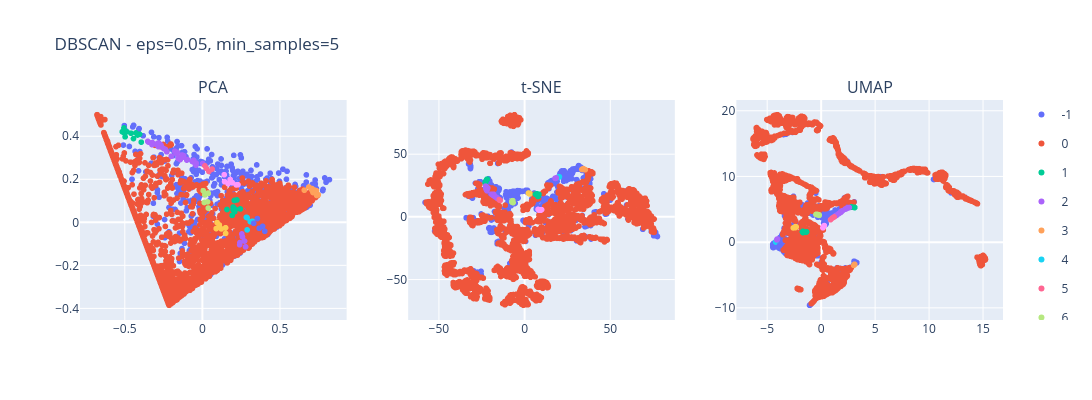

Here is the notebook cell this chart was saved with:
### Code cell
configs = [(0.05, 5), (0.1, 5), (0.15, 10), (0.2, 15)]

for eps, min_samples in configs:
    pipeline_dbscan = Pipeline(
        [
            ("features", FunctionTransformer(custom_features)),
            (
                "scaling",
                ColumnTransformer(
                    transformers=[("minmax", MinMax(), ["Length", "Recency", "Frequency", "Monetary", "Periodicity"])]
                ),
            ),
            ("dbscan", DBSCAN(eps=eps, min_samples=min_samples)),
        ]
    )

    dbscan_labels = pipeline_dbscan.fit_predict(df_retail)

    fig_dbscan = plot_dim_reductions(
        pca_proj,
        tsne_proj,
        umap_proj,
        name=f"DBSCAN - eps={eps}, min_samples={min_samples}",
        colors=dbscan_labels,
    )

    fig_dbscan.show()

### Figure 1 — Plotly figure (JSON) as saved in the notebook; plotly's stock layout.template omitted (floating-point values rounded to 4 significant figures; data arrays with more than 128 entries replaced by an {"elided": "..."} marker saying what was removed)
{"data": [{"hovertemplate": "color=-1<br>x=%{x}<br>y=%{y}<extra></extra>", "legendgroup": "-1", "marker": {"color": "#636efa", "symbol": "circle"}, "mode": "markers", "name": "-1", "showlegend": true, "type": "scattergl", "x": {"elided": "501 float values"}, "xaxis": "x", "y": {"elided": "501 float values"}, "yaxis": "y"}, {"hovertemplate": "color=0<br>x=%{x}<br>y=%{y}<extra></extra>", "legendgroup": "0", "marker": {"color": "#EF553B", "symbol": "circle"}, "mode": "markers", "name": "0", "showlegend": true, "type": "scattergl", "x": {"elided": "3703 float values"}, "xaxis": "x", "y": {"elided": "3703 float values"}, "yaxis": "y"}, {"hovertemplate": "color=1<br>x=%{x}<br>y=%{y}<extra></extra>", "legendgroup": "1", "marker": {"color": "#00cc96", "symbol": "circle"}, "mode": "markers", "name": "1", "showlegend": true, "type": "scattergl", "x": [-0.5091, -0.4598, -0.4279, -0.5052, -0.498, -0.4173, -0.5059, -0.5164, -0.4045, -0.487, -0.3939, -0.4438], "xaxis": "x", "y": [0.4184, 0.4139, 0.4153, 0.4388, 0.3971, 0.4058, 0.4233, 0.4209, 0.4094, 0.421, 0.3725, 0.389], "yaxis": "y"}, {"hovertemplate": "color=2<br>x=%{x}<br>y=%{y}<extra></extra>", "legendgroup": "2", "marker": {"color": "#ab63fa", "symbol": "circle"}, "mode": "markers", "name": "2", "showlegend": true, "type": "scattergl", "x": [-0.2856, -0.1303, -0.2006, -0.283, -0.1426, -0.3519, -0.1693, -0.06132, -0.2668, -0.2487, -0.1197, -0.1002, -0.0626, -0.2794, -0.04085, -0.28, -0.2295, -0.05559, -0.3246, -0.0456, -0.04003, -0.1561, -0.1601, -0.09571, 0.002267, -0.1494, -0.2625, -0.347, -0.301, -0.3225, -0.1778, -0.2379, -0.1276], "xaxis": "x", "y": [0.3681, 0.3128, 0.3067, 0.3516, 0.2914, 0.3763, 0.3199, 0.2822, 0.3599, 0.3422, 0.3093, 0.2892, 0.2846, 0.3606, 0.2656, 0.3682, 0.328, 0.2881, 0.3611, 0.2723, 0.2752, 0.2967, 0.3247, 0.2916, 0.273, 0.3007, 0.3508, 0.3727, 0.3634, 0.3706, 0.3305, 0.3386, 0.3022], "yaxis": "y"}, {"hovertemplate": "color=3<br>x=%{x}<br>y=%{y}<extra></extra>", "legendgroup": "3", "marker": {"color": "#FFA15A", "symbol": "circle"}, "mode": "markers", "name": "3", "showlegend": true, "type": "scattergl", "x": [0.7072, 0.7048, 0.7357, 0.6575, 0.7476, 0.7238, 0.7136, 0.6872, 0.7377, 0.7343], "xaxis": "x", "y": [0.1569, 0.1521, 0.1468, 0.1492, 0.128, 0.1499, 0.1385, 0.1641, 0.1247, 0.1317], "yaxis": "y"}, {"hovertemplate": "color=4<br>x=%{x}<br>y=%{y}<extra></extra>", "legendgroup": "4", "marker": {"color": "#19d3f3", "symbol": "circle"}, "mode": "markers", "name": "4", "showlegend": true, "type": "scattergl", "x": [0.3092, 0.284, 0.2885, 0.323, 0.289], "xaxis": "x", "y": [0.003115, 0.02303, 0.02172, 0.004593, -0.03534], "yaxis": "y"}, {"hovertemplate": "color=5<br>x=%{x}<br>y=%{y}<extra></extra>", "legendgroup": "5", "marker": {"color": "#FF6692", "symbol": "circle"}, "mode": "markers", "name": "5", "showlegend": true, "type": "scattergl", "x": [0.02536, 0.06292, 0.04244, 0.01687], "xaxis": "x", "y": [0.2516, 0.2474, 0.2363, 0.2622], "yaxis": "y"}, {"hovertemplate": "color=6<br>x=%{x}<br>y=%{y}<extra></extra>", "legendgroup": "6", "marker": {"color": "#B6E880", "symbol": "circle"}, "mode": "markers", "name": "6", "showlegend": true, "type": "scattergl", "x": [0.03827, 0.02016, 0.006051, 0.01264, 0.03723, 0.01606, 0.03796, 0.034], "xaxis": "x", "y": [0.1341, 0.1331, 0.1468, 0.0921, 0.1361, 0.1274, 0.06625, 0.09496], "yaxis": "y"}, {"hovertemplate": "color=8<br>x=%{x}<br>y=%{y}<extra></extra>", "legendgroup": "8", "marker": {"color": "#FF97FF", "symbol": "circle"}, "mode": "markers", "name": "8", "showlegend": true, "type": "scattergl", "x": [0.1412, 0.1795, 0.1434, 0.23, 0.1795, 0.1661, 0.1929, 0.2192], "xaxis": "x", "y": [0.2211, 0.1987, 0.189, 0.1743, 0.1987, 0.1795, 0.1844, 0.1738], "yaxis": "y"}, {"hovertemplate": "color=7<br>x=%{x}<br>y=%{y}<extra></extra>", "legendgroup": "7", "marker": {"color": "#FECB52", "symbol": "circle"}, "mode": "markers", "name": "7", "showlegend": true, "type": "scattergl", "x": [0.15, 0.1225, 0.1502, 0.0894, 0.11, 0.09528], "xaxis": "x", "y": [-0.02521, -0.03052, -0.05145, -0.02921, -0.01245, -0.001354], "yaxis": "y"}, {"hovertemplate": "color=11<br>x=%{x}<br>y=%{y}<extra></extra>", "legendgroup": "11", "marker": {"color": "#636efa", "symbol": "circle"}, "mode": "markers", "name": "11", "showlegend": true, "type": "scattergl", "x": [0.3312, 0.355, 0.3888, 0.4027, 0.3669], "xaxis": "x", "y": [-0.004597, 0.01732, -0.01875, -0.04157, -0.02778], "yaxis": "y"}, {"hovertemplate": "color=12<br>x=%{x}<br>y=%{y}<extra></extra>", "legendgroup": "12", "marker": {"color": "#EF553B", "symbol": "circle"}, "mode": "markers", "name": "12", "showlegend": true, "type": "scattergl", "x": [0.343, 0.3234, 0.3284, 0.3474], "xaxis": "x", "y": [0.1714, 0.1828, 0.1765, 0.1719], "yaxis": "y"}, {"hovertemplate": "color=9<br>x=%{x}<br>y=%{y}<extra></extra>", "legendgroup": "9", "marker": {"color": "#00cc96", "symbol": "circle"}, "mode": "markers", "name": "9", "showlegend": true, "type": "scattergl", "x": [0.1981, 0.1926, 0.223, 0.2091, 0.2449, 0.1985, 0.1588, 0.2136, 0.2063], "xaxis": "x", "y": [0.05894, 0.03236, 0.104, 0.04928, 0.06212, 0.07103, 0.0595, 0.06049, 0.1014], "yaxis": "y"}, {"hovertemplate": "color=10<br>x=%{x}<br>y=%{y}<extra></extra>", "legendgroup": "10", "marker": {"color": "#ab63fa", "symbol": "circle"}, "mode": "markers", "name": "10", "showlegend": true, "type": "scattergl", "x": [0.2407, 0.2547, 0.2721, 0.2789, 0.2591, 0.2427], "xaxis": "x", "y": [-0.1043, -0.05398, -0.08718, -0.1141, -0.06775, -0.09406], "yaxis": "y"}, {"hovertemplate": "color=-1<br>x=%{x}<br>y=%{y}<extra></extra>", "legendgroup": "-1", "marker": {"color": "#636efa", "symbol": "circle"}, "mode": "markers", "name": "-1", "showlegend": false, "type": "scattergl", "x": {"elided": "501 float values"}, "xaxis": "x2", "y": {"elided": "501 float values"}, "yaxis": "y2"}, {"hovertemplate": "color=0<br>x=%{x}<br>y=%{y}<extra></extra>", "legendgroup": "0", "marker": {"color": "#EF553B", "symbol": "circle"}, "mode": "markers", "name": "0", "showlegend": false, "type": "scattergl", "x": {"elided": "3703 float values"}, "xaxis": "x2", "y": {"elided": "3703 float values"}, "yaxis": "y2"}, {"hovertemplate": "color=1<br>x=%{x}<br>y=%{y}<extra></extra>", "legendgroup": "1", "marker": {"color": "#00cc96", "symbol": "circle"}, "mode": "markers", "name": "1", "showlegend": false, "type": "scattergl", "x": [-21.61, -22.15, -22.41, -21.84, -21.83, -22.52, -21.84, -21.82, -22.56, -21.86, -22.92, -22.45], "xaxis": "x2", "y": [30.11, 29.2, 28.47, 29.97, 29.92, 28.17, 29.96, 30.05, 27.92, 29.77, 27.19, 28.69], "yaxis": "y2"}, {"hovertemplate": "color=2<br>x=%{x}<br>y=%{y}<extra></extra>", "legendgroup": "2", "marker": {"color": "#ab63fa", "symbol": "circle"}, "mode": "markers", "name": "2", "showlegend": false, "type": "scattergl", "x": [-22.45, -17.79, -19.19, -22.34, -18.05, -22.59, -18.6, -16.12, -22.21, -22.09, -17.53, -17.01, -16.17, -21.34, -15.69, -22.29, -21.83, -16.03, -21.99, -15.75, -15.73, -18.19, -18.48, -16.85, -15.07, -17.93, -21.76, -22.57, -22.4, -22.27, -18.76, -21.93, -17.71], "xaxis": "x2", "y": [22.53, 16.94, 18.08, 22.34, 16.96, 24.52, 17.58, 15.25, 22.08, 21.49, 16.63, 16.12, 15.28, 23.03, 14.74, 22.5, 20.84, 15.21, 23.78, 14.92, 14.78, 17.52, 17.38, 15.94, 14.1, 18.04, 22.2, 24.32, 22.99, 23.7, 17.86, 21.21, 16.79], "yaxis": "y2"}, {"hovertemplate": "color=3<br>x=%{x}<br>y=%{y}<extra></extra>", "legendgroup": "3", "marker": {"color": "#FFA15A", "symbol": "circle"}, "mode": "markers", "name": "3", "showlegend": false, "type": "scattergl", "x": [34.14, 34.5, 34.95, 33.58, 35.56, 34.72, 34.68, 34.18, 34.36, 34.54], "xaxis": "x2", "y": [38.16, 37.89, 38.02, 37.84, 37.66, 38.06, 37.92, 37.85, 38.51, 38.34], "yaxis": "y2"}, {"hovertemplate": "color=4<br>x=%{x}<br>y=%{y}<extra></extra>", "legendgroup": "4", "marker": {"color": "#19d3f3", "symbol": "circle"}, "mode": "markers", "name": "4", "showlegend": false, "type": "scattergl", "x": [20.26, 20.31, 20.46, 20.35, 19.45], "xaxis": "x2", "y": [31.79, 31.94, 31.91, 31.8, 31.41], "yaxis": "y2"}, {"hovertemplate": "color=5<br>x=%{x}<br>y=%{y}<extra></extra>", "legendgroup": "5", "marker": {"color": "#FF6692", "symbol": "circle"}, "mode": "markers", "name": "5", "showlegend": false, "type": "scattergl", "x": [-14.55, -14.09, -14.32, -14.67], "xaxis": "x2", "y": [13.54, 13.21, 13.21, 13.75], "yaxis": "y2"}, {"hovertemplate": "color=6<br>x=%{x}<br>y=%{y}<extra></extra>", "legendgroup": "6", "marker": {"color": "#B6E880", "symbol": "circle"}, "mode": "markers", "name": "6", "showlegend": false, "type": "scattergl", "x": [-6.734, -7.018, -7.202, -7.234, -6.812, -7.229, -6.573, -6.749], "xaxis": "x2", "y": [12.94, 12.66, 12.83, 11.71, 12.86, 12.4, 11.34, 11.99], "yaxis": "y2"}, {"hovertemplate": "color=8<br>x=%{x}<br>y=%{y}<extra></extra>", "legendgroup": "8", "marker": {"color": "#FF97FF", "symbol": "circle"}, "mode": "markers", "name": "8", "showlegend": false, "type": "scattergl", "x": [8.001, 8.729, 8.239, 10.05, 8.726, 8.606, 9.063, 9.624], "xaxis": "x2", "y": [5.957, 5.639, 5.73, 5.74, 5.665, 5.28, 5.408, 5.367], "yaxis": "y2"}, {"hovertemplate": "color=7<br>x=%{x}<br>y=%{y}<extra></extra>", "legendgroup": "7", "marker": {"color": "#FECB52", "symbol": "circle"}, "mode": "markers", "name": "7", "showlegend": false, "type": "scattergl", "x": [3.204, 2.895, 3.21, 2.474, 2.721, 2.424], "xaxis": "x2", "y": [18.27, 18.45, 18.8, 18.88, 18.62, 19.02], "yaxis": "y2"}, {"hovertemplate": "color=11<br>x=%{x}<br>y=%{y}<extra></extra>", "legendgroup": "11", "marker": {"color": "#636efa", "symbol": "circle"}, "mode": "markers", "name": "11", "showlegend": false, "type": "scattergl", "x": [23.42, 23.81, 24.68, 24.88, 24.02], "xaxis": "x2", "y": [29.05, 29.78, 29.7, 29.66, 29.39], "yaxis": "y2"}, {"hovertemplate": "color=12<br>x=%{x}<br>y=%{y}<extra></extra>", "legendgroup": "12", "marker": {"color": "#EF553B", "symbol": "circle"}, "mode": "markers", "name": "12", "showlegend": false, "type": "scattergl", "x": [14.4, 14.12, 14.26, 14.65], "xaxis": "x2", "y": [10.06, 9.944, 10.1, 10.58], "yaxis": "y2"}, {"hovertemplate": "color=9<br>x=%{x}<br>y=%{y}<extra></extra>", "legendgroup": "9", "marker": {"color": "#00cc96", "symbol": "circle"}, "mode": "markers", "name": "9", "showlegend": false, "type": "scattergl", "x": [7.569, 7.366, 8.122, 7.786, 8.512, 7.639, 6.469, 7.914, 7.9], "xaxis": "x2", "y": [17.94, 18.47, 16.36, 17.92, 17.99, 17.7, 18.04, 17.75, 16.28], "yaxis": "y2"}, {"hovertemplate": "color=10<br>x=%{x}<br>y=%{y}<extra></extra>", "legendgroup": "10", "marker": {"color": "#ab63fa", "symbol": "circle"}, "mode": "markers", "name": "10", "showlegend": false, "type": "scattergl", "x": [17.96, 18.64, 18.4, 18.2, 18.21, 18.05], "xaxis": "x2", "y": [30.76, 31.04, 31.0, 30.97, 30.68, 30.78], "yaxis": "y2"}, {"hovertemplate": "color=-1<br>x=%{x}<br>y=%{y}<extra></extra>", "legendgroup": "-1", "marker": {"color": "#636efa", "symbol": "circle"}, "mode": "markers", "name": "-1", "showlegend": false, "type": "scattergl", "x": {"elided": "501 float values"}, "xaxis": "x3", "y": {"elided": "501 float values"}, "yaxis": "y3"}, {"hovertemplate": "color=0<br>x=%{x}<br>y=%{y}<extra></extra>", "legendgroup": "0", "marker": {"color": "#EF553B", "symbol": "circle"}, "mode": "markers", "name": "0", "showlegend": false, "type": "scattergl", "x": {"elided": "3703 float values"}, "xaxis": "x3", "y": {"elided": "3703 float values"}, "yaxis": "y3"}, {"hovertemplate": "color=1<br>x=%{x}<br>y=%{y}<extra></extra>", "legendgroup": "1", "marker": {"color": "#00cc96", "symbol": "circle"}, "mode": "markers", "name": "1", "showlegend": false, "type": "scattergl", "x": [3.135, 3.072, 2.972, 3.151, 3.151, 2.939, 3.147, 3.143, 2.906, 3.127, 2.836, 3.041], "xaxis": "x3", "y": [5.286, 5.292, 5.313, 5.261, 5.282, 5.318, 5.27, 5.284, 5.325, 5.286, 5.362, 5.304], "yaxis": "y3"}, {"hovertemplate": "color=2<br>x=%{x}<br>y=%{y}<extra></extra>", "legendgroup": "2", "marker": {"color": "#ab63fa", "symbol": "circle"}, "mode": "markers", "name": "2", "showlegend": false, "type": "scattergl", "x": [2.446, 1.872, 1.994, 2.427, 1.835, 2.647, 1.933, 1.474, 2.409, 2.346, 1.797, 1.689, 1.486, 2.437, 1.384, 2.438, 2.256, 1.442, 2.515, 1.391, 1.395, 1.886, 1.908, 1.664, 1.31, 1.886, 2.414, 2.622, 2.478, 2.504, 1.959, 2.264, 1.827], "xaxis": "x3", "y": [5.171, 4.547, 4.771, 5.164, 4.568, 5.273, 4.676, 4.093, 5.116, 5.09, 4.492, 4.364, 4.128, 5.188, 4.036, 5.145, 5.02, 4.089, 5.251, 4.054, 4.033, 4.644, 4.617, 4.326, 3.902, 4.701, 5.161, 5.244, 5.178, 5.218, 4.706, 5.003, 4.517], "yaxis": "y3"}, {"hovertemplate": "color=3<br>x=%{x}<br>y=%{y}<extra></extra>", "legendgroup": "3", "marker": {"color": "#FFA15A", "symbol": "circle"}, "mode": "markers", "name": "3", "showlegend": false, "type": "scattergl", "x": [3.146, 3.138, 3.112, 3.124, 3.054, 3.138, 3.111, 3.128, 3.124, 3.12], "xaxis": "x3", "y": [-3.384, -3.379, -3.434, -3.369, -3.535, -3.399, -3.433, -3.394, -3.424, -3.43], "yaxis": "y3"}, {"hovertemplate": "color=4<br>x=%{x}<br>y=%{y}<extra></extra>", "legendgroup": "4", "marker": {"color": "#19d3f3", "symbol": "circle"}, "mode": "markers", "name": "4", "showlegend": false, "type": "scattergl", "x": [-4.144, -4.166, -4.155, -4.144, -4.129], "xaxis": "x3", "y": [0.05171, 0.008762, 0.02489, 0.05048, 0.1515], "yaxis": "y3"}, {"hovertemplate": "color=5<br>x=%{x}<br>y=%{y}<extra></extra>", "legendgroup": "5", "marker": {"color": "#FF6692", "symbol": "circle"}, "mode": "markers", "name": "5", "showlegend": false, "type": "scattergl", "x": [1.159, 0.9066, 1.053, 1.239], "xaxis": "x3", "y": [3.766, 3.415, 3.641, 3.831], "yaxis": "y3"}, {"hovertemplate": "color=6<br>x=%{x}<br>y=%{y}<extra></extra>", "legendgroup": "6", "marker": {"color": "#B6E880", "symbol": "circle"}, "mode": "markers", "name": "6", "showlegend": false, "type": "scattergl", "x": [-0.1454, -0.2076, -0.1537, -0.3487, -0.168, -0.2425, -0.4423, -0.3233], "xaxis": "x3", "y": [4.076, 4.12, 4.155, 4.243, 4.086, 4.164, 4.216, 4.171], "yaxis": "y3"}, {"hovertemplate": "color=8<br>x=%{x}<br>y=%{y}<extra></extra>", "legendgroup": "8", "marker": {"color": "#FF97FF", "symbol": "circle"}, "mode": "markers", "name": "8", "showlegend": false, "type": "scattergl", "x": [0.3315, 0.2827, 0.2951, 0.2014, 0.2537, 0.2668, 0.2432, 0.2158], "xaxis": "x3", "y": [2.519, 2.417, 2.477, 2.178, 2.382, 2.412, 2.318, 2.246], "yaxis": "y3"}, {"hovertemplate": "color=7<br>x=%{x}<br>y=%{y}<extra></extra>", "legendgroup": "7", "marker": {"color": "#FECB52", "symbol": "circle"}, "mode": "markers", "name": "7", "showlegend": false, "type": "scattergl", "x": [-2.346, -2.318, -2.546, -2.357, -2.279, -2.335], "xaxis": "x3", "y": [2.214, 2.295, 2.168, 2.357, 2.327, 2.351], "yaxis": "y3"}, {"hovertemplate": "color=11<br>x=%{x}<br>y=%{y}<extra></extra>", "legendgroup": "11", "marker": {"color": "#636efa", "symbol": "circle"}, "mode": "markers", "name": "11", "showlegend": false, "type": "scattergl", "x": [-3.726, -3.811, -3.831, -3.831, -3.765], "xaxis": "x3", "y": [-0.3723, -0.4733, -0.5575, -0.5833, -0.4653], "yaxis": "y3"}, {"hovertemplate": "color=12<br>x=%{x}<br>y=%{y}<extra></extra>", "legendgroup": "12", "marker": {"color": "#EF553B", "symbol": "circle"}, "mode": "markers", "name": "12", "showlegend": false, "type": "scattergl", "x": [-0.01113, -0.03289, -0.03298, -0.03167], "xaxis": "x3", "y": [0.9692, 1.11, 1.05, 0.969], "yaxis": "y3"}, {"hovertemplate": "color=9<br>x=%{x}<br>y=%{y}<extra></extra>", "legendgroup": "9", "marker": {"color": "#00cc96", "symbol": "circle"}, "mode": "markers", "name": "9", "showlegend": false, "type": "scattergl", "x": [-1.623, -1.698, -1.385, -1.656, -1.649, -1.598, -1.661, -1.617, -1.313], "xaxis": "x3", "y": [1.555, 1.567, 1.489, 1.529, 1.45, 1.566, 1.652, 1.529, 1.568], "yaxis": "y3"}, {"hovertemplate": "color=10<br>x=%{x}<br>y=%{y}<extra></extra>", "legendgroup": "10", "marker": {"color": "#ab63fa", "symbol": "circle"}, "mode": "markers", "name": "10", "showlegend": false, "type": "scattergl", "x": [-4.015, -4.07, -4.068, -4.057, -4.028, -4.047], "xaxis": "x3", "y": [0.4713, 0.3457, 0.393, 0.3938, 0.4514, 0.4376], "yaxis": "y3"}], "layout": {"annotations": [{"font": {"size": 16}, "showarrow": false, "text": "PCA", "x": 0.1444, "xanchor": "center", "xref": "paper", "y": 1, "yanchor": "bottom", "yref": "paper"}, {"font": {"size": 16}, "showarrow": false, "text": "t-SNE", "x": 0.5, "xanchor": "center", "xref": "paper", "y": 1, "yanchor": "bottom", "yref": "paper"}, {"font": {"size": 16}, "showarrow": false, "text": "UMAP", "x": 0.8556, "xanchor": "center", "xref": "paper", "y": 1, "yanchor": "bottom", "yref": "paper"}], "height": 400, "title": {"text": "DBSCAN - eps=0.05, min_samples=5"}, "width": 1200, "xaxis": {"anchor": "y", "domain": [0, 0.2889]}, "xaxis2": {"anchor": "y2", "domain": [0.3556, 0.6444]}, "xaxis3": {"anchor": "y3", "domain": [0.7111, 1]}, "yaxis": {"anchor": "x", "domain": [0, 1]}, "yaxis2": {"anchor": "x2", "domain": [0, 1]}, "yaxis3": {"anchor": "x3", "domain": [0, 1]}}}
